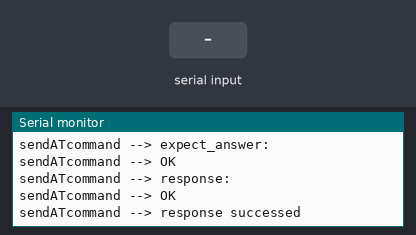
Bench run of a sketch on a simulated Arduino Uno, built with avr-gcc and run on an emulated ATmega328P. On the bench: the last lines printed to the serial monitor. The inputs (shaded band) are chosen by the test bench. The modem accepts every AT command (registered, SIM ready, sends succeed) and sends nothing else.

Above: at 1.5 s.
1.6 s: "GNGGA,1\n" received over the second serial link
At 2.2 s:
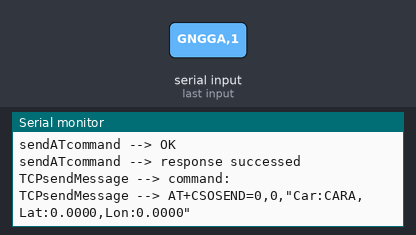
3.1 s: "GNGGA\n" received over the second serial link
At 3.46 s:
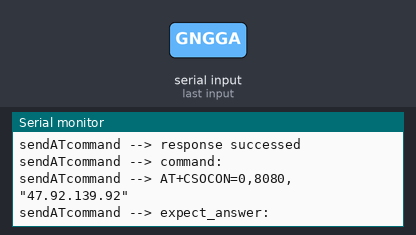
4.6 s: "GNGGA,150\n" received over the second serial link
At 5.36 s:
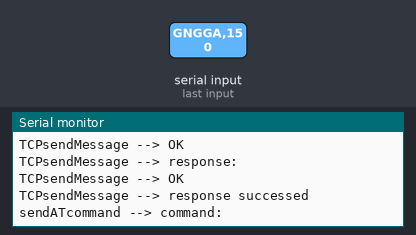

Measured:
- after the input at 1.6 s, the serial monitor: prints a new line at once (image 1)
- after the input at 3.1 s, the serial monitor: prints a new line at once (image 2)

The sketch:

gps.ino
```cpp
#include <TinyGPS++.h>
//#include <TinyGPS.h>
#include <SoftwareSerial.h>
#include <string.h>
#include <stdlib.h>

TinyGPSPlus gps;


/**
 * for gps module
 */
//TinyGPS gps;
// D5: Rx, D6: Tx
SoftwareSerial ss(5, 6);
/**
 * ddmm.mmmm format
 */
float latitude;
float longitude;
// flag show is encode successed ?
bool flag = false;

/**
 * for sim module
 *
 */
//sim module
// D3: Rx, D4: Tx
SoftwareSerial sim(3, 4);
// Pin definition
// POWERKEY used to start the module
int POWERKEY = 2;

char aux_string[60];
char ServerIP[] = "47.92.139.92";
char Port[] = "8080";
char Message[100];

void setup()
{
    // Serial for debug
    Serial.begin(9600); //set the baud rate of serial port to 9600;
    Serial.println("by HSP");
    Serial.println();

    /**
     * gps init
     */
    ss.begin(9600); //set the GPS baud rate to 9600;
    ss.listen();

    /**
     * sim init
     */
    PowerOn(POWERKEY);
//    TCPinit();
//    TCPconnect();
}
/**
 * for gps decode
 */
// content contains the message to decode
String content = "";
// use the char input by serial port, to analysis the GPS data
// NEMA-0183 format
void seed(char c) {
    // start of a command
    // like: $GNGGA,082414.600,3853.0930,N,12131.3756,E,1,10,2.0,63.0,M,7.6,M,,0000*48
    if (c == '$') {
        content = "";
        flag = false;
    } else if (c == '\n' || c == '\r') {
        if (content.startsWith("GNGGA")) {
            Serial.println("seed: --> " + content);
            char *p;
            // GNGGA
            p = strtok(content.c_str(), ",");
            int count = 0;
            while(p) {
//                Serial.println(p);
                count ++;
                if (count == 3) {
                    Serial.print("seed: --> latitude: ");
                    Serial.println(p);
                    latitude = atof(p);
                } else if (count == 5) {
                    Serial.print("seed: --> longtitude: ");
                    Serial.println(p);
                    longitude = atof(p);
                }
                p = strtok(NULL, ",");
            }
            flag = true;
        }
    } else {
        content += c;
    }
}
/**
 * sim functions
 */
uint8_t sendATcommand(const char* ATcommand, const char* expected_answer, unsigned int timeout) {

    uint8_t x=0,  answer=0;
    char response[100];
    unsigned long previous;

    memset(response, '\0', 100);    // Initialize the string

    sim.listen();
    while( sim.available() > 0) sim.read();    // Clean the input buffer

    sim.println(ATcommand);    // Send the AT command

    x = 0;
    previous = millis();

    // this loop waits for the answer
    do{
        if(sim.available() != 0){
            // if there are data in the UART input buffer, reads it and checks for the asnwer
            response[x] = sim.read();
            x++;
            // check if the desired answer  is in the response of the module
            if (strstr(response, expected_answer) != NULL)
            {
                answer = 1;
            }
        }
         // Waits for the asnwer with time out
    }while((answer == 0) && ((millis() - previous) < timeout));

    char *p = response;
    while (*p == '\r' || *p == '\n') {
        p ++;
    }
    Serial.print("sendATcommand --> command: \nsendATcommand --> ");
    Serial.println(ATcommand);
    Serial.print("sendATcommand --> expect_answer: \nsendATcommand --> ");
    Serial.println(expected_answer);
    Serial.print("sendATcommand --> response: \nsendATcommand --> ");
    Serial.println(p);
    if (answer > 0) {
        Serial.println("sendATcommand --> response successed");
    } else {
        Serial.println("sendATcommand --> response failed");
    }

    return answer;
}
/**************************Power on Sim7x00**************************/
void PowerOn(int PowerKey){
    uint8_t answer = 0;

    sim.begin(115200);
    sim.listen();

    // checks if the module is started

    while (sendATcommand("AT", "OK", 2000) == 0)
    {
        Serial.print("Starting up...\n");

        pinMode(PowerKey, OUTPUT);
        // power on pulse
        digitalWrite(PowerKey, HIGH);
        delay(1000);
        digitalWrite(PowerKey, LOW);
        delay(1000);
    }

    sendATcommand("ATE0", "OK", 1000);
//    delay(1000);
}
void TCPsendMessage(char *Car, float Lat, float Lon) {
    uint8_t x=0,  answer=0;
    char response[100];
    char expected_answer[] = "OK";
    unsigned long previous;
    unsigned long timeout = 2000;

    memset(response, '\0', 100);    // Initialize the string

    sim.listen();
    while( sim.available() > 0) sim.read();    // Clean the input buffer

//    sim.println(ATcommand);    // Send the AT command
    sim.print("AT+CSOSEND=0,0,\"Car:");
    sim.print(Car);
    sim.print(",Lat:");
    sim.print(Lat, 4);
    sim.print(",Lon:");
    sim.print(Lon, 4);
    sim.println("\"");

    x = 0;
    previous = millis();

    // this loop waits for the answer
    do{
        if(sim.available() != 0){
            // if there are data in the UART input buffer, reads it and checks for the asnwer
            response[x] = sim.read();
            x++;
            // check if the desired answer  is in the response of the module
            if (strstr(response, expected_answer) != NULL)
            {
                answer = 1;
            }
        }
         // Waits for the asnwer with time out
    }while((answer == 0) && ((millis() - previous) < timeout));

    char *p = response;
    while (*p == '\r' || *p == '\n') {
        p ++;
    }
    Serial.print("TCPsendMessage --> command: \nTCPsendMessage --> ");
//    Serial.println(ATcommand);
    Serial.print("AT+CSOSEND=0,0,\"Car:");
    Serial.print(Car);
    Serial.print(",Lat:");
    Serial.print(Lat, 4);
    Serial.print(",Lon:");
    Serial.print(Lon, 4);
    Serial.println("\"");
    Serial.print("TCPsendMessage --> expect_answer: \nTCPsendMessage --> ");
    Serial.println(expected_answer);
    Serial.print("TCPsendMessage --> response: \nTCPsendMessage --> ");
    Serial.println(p);
    if (answer > 0) {
        Serial.println("TCPsendMessage --> response successed");
    } else {
        Serial.println("TCPsendMessage --> response failed");
    }
}
void TCPinit() {
    sendATcommand("AT+CSOC=1,1,1", "OK", 1000);
}
void TCPconnect() {
    memset(aux_string, '\0', 50);
    snprintf(aux_string, sizeof(aux_string), "AT+CSOCON=0,%s,\"%s\"", Port, ServerIP);
//    delay(50);
    sendATcommand(aux_string, "OK", 2000);
}
void TCPclose() {
    sendATcommand("AT+CSOCL=0", "OK", 3000);
}
void loop()
{
    ss.listen();
//    TCPinit();
//    TCPconnect();
    if (ss.available() > 0) {
        char c = ss.read();
        seed(c);
        if (flag) {
            Serial.println("this is a message");
            Serial.println(latitude);
            Serial.println(longitude);
            TCPinit();
            TCPconnect();
            TCPsendMessage("CARA", latitude, longitude);
//TCPsendMessage("CARA", 33.3333, 111.1111);
            TCPclose();
        }
    }
//    TCPclose();
//    delay(300);
}
```
